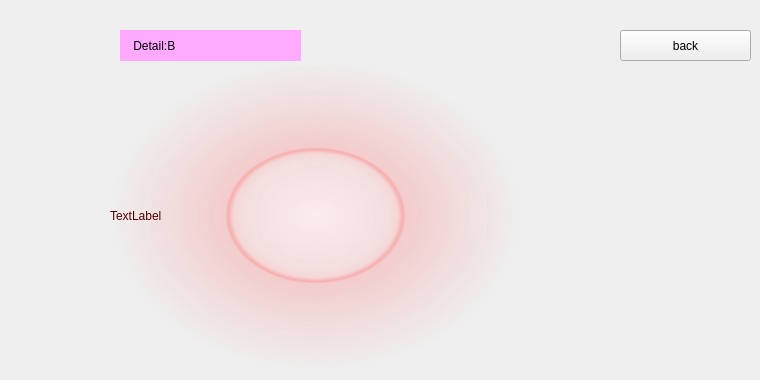
    <widget class="QWidget" name="bookdetails">
     <widget class="QLabel" name="level_2">
      <property name="geometry">
       <rect>
        <x>120</x>
        <y>30</y>
        <width>181</width>
        <height>31</height>
       </rect>
      </property>
      <property name="styleSheet">
       <string notr="true">font: 700 18pt &quot;Segoe UI&quot;;
background-color: rgb(255, 170, 255);
color: qconicalgradient(cx:0.5, cy:0.5, angle:0, stop:0 rgba(35, 40, 3, 255), stop:0.16 rgba(136, 106, 22, 255), stop:0.225 rgba(166, 140, 41, 255), stop:0.285 rgba(204, 181, 74, 255), stop:0.345 rgba(235, 219, 102, 255), stop:0.415 rgba(245, 236, 112, 255), stop:0.52 rgba(209, 190, 76, 255), stop:0.57 rgba(187, 156, 51, 255), stop:0.635 rgba(168, 142, 42, 255), stop:0.695 rgba(202, 174, 68, 255), stop:0.75 rgba(218, 202, 86, 255), stop:0.815 rgba(208, 187, 73, 255), stop:0.88 rgba(187, 156, 51, 255), stop:0.935 rgba(137, 108, 26, 255), stop:1 rgba(35, 40, 3, 255));</string>
      </property>
      <property name="text">
       <string>    Detail:B</string>
      </property>
     </widget>
     <widget class="QPushButton" name="backdetails_m_2">
      <property name="geometry">
       <rect>
        <x>620</x>
        <y>30</y>
        <width>131</width>
        <height>31</height>
       </rect>
      </property>
      <property name="text">
       <string>back</string>
      </property>
     </widget>
     <widget class="QLabel" name="detailslevelb_2">
      <property name="geometry">
       <rect>
        <x>110</x>
        <y>60</y>
        <width>411</width>
        <height>311</height>
       </rect>
      </property>
      <property name="styleSheet">
       <string notr="true">background-color: qradialgradient(spread:pad, cx:0.5, cy:0.5, radius:0.5, fx:0.5, fy:0.5, stop:0 rgba(255, 235, 235, 206), stop:0.35 rgba(255, 188, 188, 80), stop:0.4 rgba(255, 162, 162, 80), stop:0.425 rgba(255, 132, 132, 156), stop:0.44 rgba(252, 128, 128, 80), stop:1 rgba(255, 255, 255, 0));
font: 700 14pt &quot;Segoe UI&quot;;
color: rgb(85, 0, 0);</string>
      </property>
      <property name="text">
       <string>TextLabel</string>
      </property>
     </widget>
    </widget>
